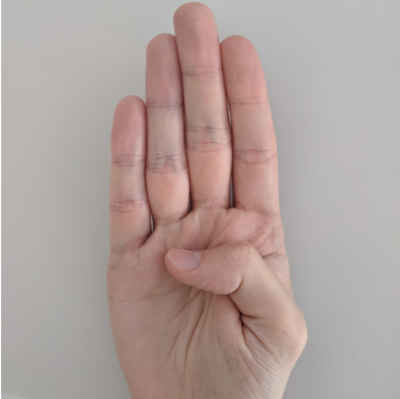
#> input picture test/test_b.jpg, 400 x 399 px; its folder holds only this picture in this run
$ python custom_test_image.py
#> lines starting #> are read from the running program, lines starting #| are printed output that depends on the picture
from os import listdir
from os.path import isfile, join
import cv2


def custom_test_image():
    testpath = './test'
    onlyfiles = [f for f in listdir(testpath) if isfile(join(testpath, f))]
    for n in range(0, len(onlyfiles)):
        image = cv2.imread(join(testpath, onlyfiles[n]))
#> image is the input picture: shape (399, 400, 3); mean B, G, R 156.5, 160.6, 176.4
        dim = (28, 28)
        resized = cv2.resize(image, dim, interpolation=cv2.INTER_AREA)
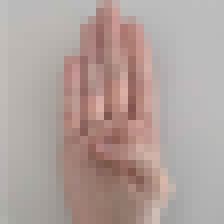
#> resized: shape (28, 28, 3) (shown 8 times larger); mean B, G, R 156.5, 160.6, 176.4
        gray = cv2.cvtColor(resized, cv2.COLOR_BGR2GRAY)
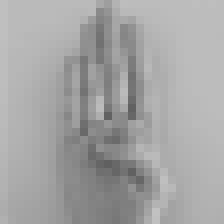
#> gray: shape (28, 28) (shown 8 times larger); min 96, max 193, mean 164.9
        img = cv2.cvtColor(gray, cv2.COLOR_GRAY2BGR)
        img_file = 'deploy/custom_images/' + onlyfiles[n]
        cv2.imwrite(img_file, img)


if __name__ == "__main__":
    custom_test_image()

$ run again, on test/test_c.jpg
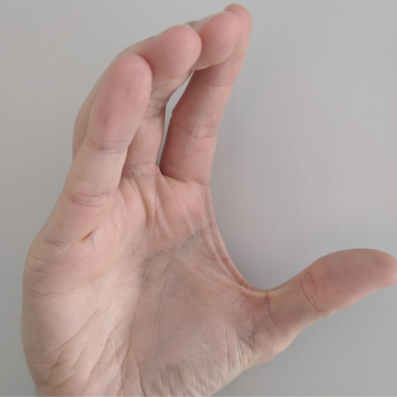
#> input picture test/test_c.jpg, 397 x 397 px
#> in custom_test_image, image is the input picture: shape (397, 397, 3); mean B, G, R 153.2, 157.3, 175.8
#> in custom_test_image, `resized = cv2.resize(image, dim, interpolation=cv2.INTER_AREA)`:
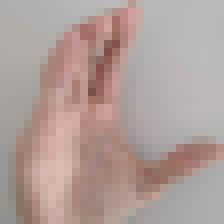
#> resized: shape (28, 28, 3) (shown 8 times larger); mean B, G, R 153.2, 157.3, 175.8
#> in custom_test_image, `gray = cv2.cvtColor(resized, cv2.COLOR_BGR2GRAY)`:
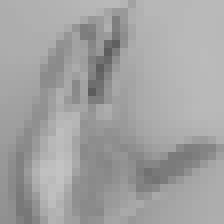
#> gray: shape (28, 28) (shown 8 times larger); min 92, max 195, mean 162.4
